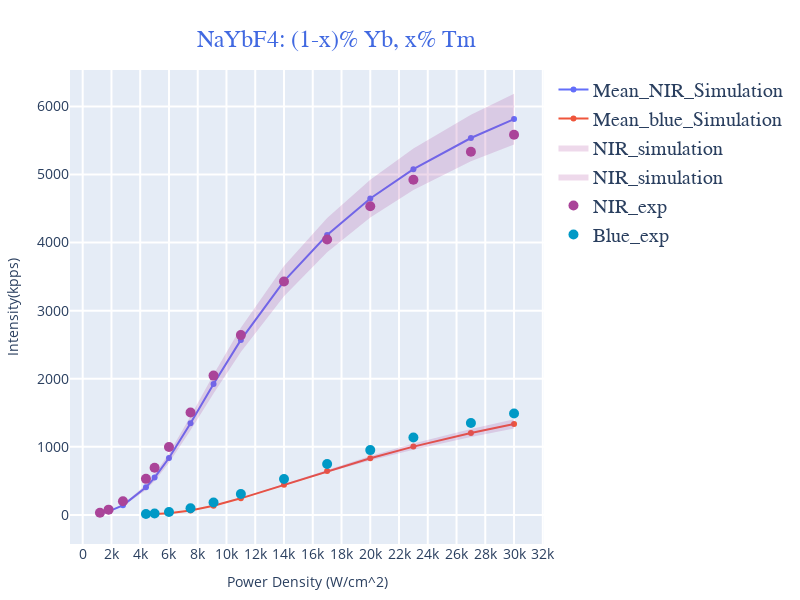

Notebook source saved alongside this figure:
### Code cell
import json
fig = go.Figure()

# Add the main trace (mean curve)
fig.add_trace(go.Scatter(x=power[conc][0], y=nir_mean_values, mode='lines+markers', name='Mean_NIR_Simulation'))
fig.add_trace(go.Scatter(x=power[conc][1], y=blue_mean_values, mode='lines+markers', name='Mean_blue_Simulation'))

# Add the uncertainty shade trace
fig.add_trace(go.Scatter(
    x=power[conc][0] + power[conc][0][::-1],
    y=[i+j for i, j in zip(nir_mean_values,nir_std_values)] + [i-j for i, j in zip(nir_mean_values,nir_std_values)][::-1],
    fill='toself',
    fillcolor='rgba(170, 68, 153, 0.2)',
    line=dict(color='rgba(255,255,255,0)'),
    name='NIR_simulation'
))

fig.add_trace(go.Scatter(
    x=power[conc][1] + power[conc][1][::-1],
    y=[i+j for i, j in zip(blue_mean_values,blue_std_values)] + [i-j for i, j in zip(blue_mean_values,blue_std_values)][::-1],
    fill='toself',
    fillcolor='rgba(170, 68, 153, 0.2)',
    line=dict(color='rgba(255,255,255,0)'),
    name='NIR_simulation'
))

# exp_blue_total = [4.5*10**3, 5.7*10**3, 5.5*10**3, 3.5*10**3, 2*10**3, 1.2*10**3, 0.6*10**3]
# exp_NIR = [5*10**3, 8.5*10**3, 6.6*10**3, 7.5*10**3, 6*10**3, 5.5*10**3, 0.6*10**3]
# exp_sum = [i+j for i, j in zip(exp_blue_total, exp_NIR)]


# exp_sum = [i+j for i, j in zip(exp_blue_total, exp_NIR)]

# print(int(min(min(blue_mean_values)) / 1e3),
#                             int(max(max(blue_mean_values)) / 1e3) + 1)

# y_ticks = [i for i in range(int(min(blue_mean_values) / 1e3),
#                             int(max(blue_mean_values) / 1e3) + 1)]

# y_ticks = [i for i in range(int(min(min(exp_sum), min(blue_total_values)) / 1e3),
#                             int(max(max(exp_sum), max(blue_total_values)) / 1e3) + 1)]

# fig.update_yaxes(tickvals=[tick * 1e3 for tick in y_ticks],
#                  ticktext=[f"{tick} × 10^3" for tick in y_ticks])


fig.update_xaxes(title_font=dict(size=18, color='black'),tickfont=dict(size=14),showgrid=True, gridwidth=2, gridcolor='white', dtick=2000)
fig.update_yaxes(title_font=dict(size=18, color='black'),tickfont=dict(size=14),showgrid=True, gridwidth=2, gridcolor='white')

# ... Your existing layout and formatting ...

fig.update_layout(
    title_text='NaYbF4: (1-x)% Yb, x% Tm',  # Main Title
    title_font=dict(size=24, family="Arial, sans-serif", color='royalblue'),
    width=800, height=600,
    xaxis_title='Power Density (W/cm^2)',
    yaxis_title='Intensity(kpps)',
    title_x=0.42,  # Center the main title
    title_y=0.95,  # Adjust the vertical position of the main title
    showlegend=True, margin=dict(l=20, r=20, b=20, t=70),
    legend=dict(
        font=dict(
            size=20,
            family="Arial, sans-serif"
        )
    )
)

with open(f'./synthetic_data/syn_{conc}.json', 'r') as f:
    loaded_json_data = f.read()
loaded_data = json.loads(loaded_json_data)
exp_blue_total = loaded_data.get('blue', [])
exp_NIR = loaded_data.get('NIR', [])
fig.add_trace(go.Scatter(x= power[conc][0], y= exp_NIR, mode='markers', name='NIR_exp', marker=dict(color='rgb(170, 68, 153)', size=10)))
fig.add_trace(go.Scatter(x= power[conc][1], y= exp_blue_total, mode='markers', name='Blue_exp', marker=dict(color='#0099C6', size=10)))

# Show the plot
fig.show()
# print('hihi')

### Figure 1 — Plotly figure (JSON) as saved in the notebook; plotly's stock layout.template omitted (floating-point values rounded to 4 significant figures)
{"data": [{"mode": "lines+markers", "name": "Mean_NIR_Simulation", "type": "scatter", "x": [1200, 1800, 2800, 4400, 5000, 6000, 7500, 9100, 11000, 14000, 17000, 20000, 23000, 27000, 30000], "y": [22.0, 52.68, 141.4, 405.8, 548.5, 835.5, 1346.0, 1924.0, 2571.0, 3433.0, 4111.0, 4647.0, 5078.0, 5535.0, 5814.0]}, {"mode": "lines+markers", "name": "Mean_blue_Simulation", "type": "scatter", "x": [4400, 5000, 6000, 7500, 9100, 11000, 14000, 17000, 20000, 23000, 27000, 30000], "y": [7.038, 12.19, 26.75, 67.07, 135.9, 244.1, 442.4, 643.8, 832.6, 1004.0, 1205.0, 1337.0]}, {"fill": "toself", "fillcolor": "rgba(170, 68, 153, 0.2)", "line": {"color": "rgba(255,255,255,0)"}, "name": "NIR_simulation", "type": "scatter", "x": [1200, 1800, 2800, 4400, 5000, 6000, 7500, 9100, 11000, 14000, 17000, 20000, 23000, 27000, 30000, 30000, 27000, 23000, 20000, 17000, 14000, 11000, 9100, 7500, 6000, 5000, 4400, 2800, 1800, 1200], "y": [24.45, 58.4, 156.0, 443.3, 597.0, 904.3, 1449.0, 2064.0, 2749.0, 3654.0, 4362.0, 4924.0, 5382.0, 5878.0, 6186.0, 5441.0, 5193.0, 4774.0, 4369.0, 3859.0, 3212.0, 2393.0, 1784.0, 1243.0, 766.7, 500.1, 368.3, 126.8, 46.95, 19.55]}, {"fill": "toself", "fillcolor": "rgba(170, 68, 153, 0.2)", "line": {"color": "rgba(255,255,255,0)"}, "name": "NIR_simulation", "type": "scatter", "x": [4400, 5000, 6000, 7500, 9100, 11000, 14000, 17000, 20000, 23000, 27000, 30000, 30000, 27000, 23000, 20000, 17000, 14000, 11000, 9100, 7500, 6000, 5000, 4400], "y": [7.767, 13.3, 28.71, 70.56, 140.8, 250.3, 453.8, 665.3, 865.8, 1049.0, 1264.0, 1405.0, 1268.0, 1146.0, 959.2, 799.4, 622.3, 430.9, 238.0, 131.1, 63.57, 24.79, 11.08, 6.309]}, {"marker": {"color": "rgb(170, 68, 153)", "size": 10}, "mode": "markers", "name": "NIR_exp", "type": "scatter", "x": [1200, 1800, 2800, 4400, 5000, 6000, 7500, 9100, 11000, 14000, 17000, 20000, 23000, 27000, 30000], "y": [33.23, 77.95, 200.7, 530.0, 692.5, 998.7, 1504.0, 2047.0, 2641.0, 3429.0, 4046.0, 4532.0, 4923.0, 5334.0, 5583.0]}, {"marker": {"color": "#0099C6", "size": 10}, "mode": "markers", "name": "Blue_exp", "type": "scatter", "x": [4400, 5000, 6000, 7500, 9100, 11000, 14000, 17000, 20000, 23000, 27000, 30000], "y": [13.39, 22.05, 44.32, 98.73, 183.0, 307.8, 528.4, 748.3, 952.4, 1136.0, 1351.0, 1491.0]}], "layout": {"height": 600, "legend": {"font": {"family": "Arial, sans-serif", "size": 20}}, "margin": {"b": 20, "l": 20, "r": 20, "t": 70}, "showlegend": true, "title": {"font": {"color": "royalblue", "family": "Arial, sans-serif", "size": 24}, "text": "NaYbF4: (1-x)% Yb, x% Tm", "x": 0.42, "y": 0.95}, "width": 800, "xaxis": {"dtick": 2000, "gridcolor": "white", "gridwidth": 2, "showgrid": true, "tickfont": {"size": 14}, "title": {"text": "Power Density (W/cm^2)"}}, "yaxis": {"gridcolor": "white", "gridwidth": 2, "showgrid": true, "tickfont": {"size": 14}, "title": {"text": "Intensity(kpps)"}}}}
